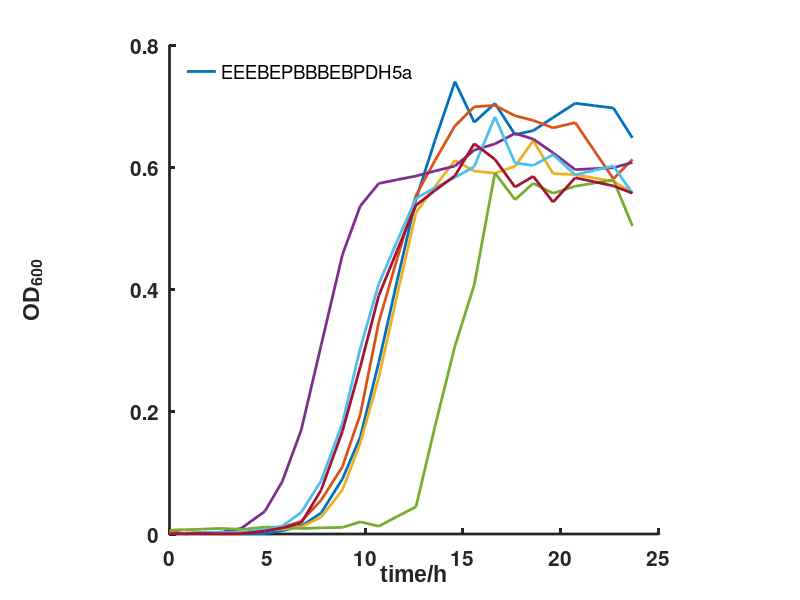

Write the MATLAB code that produced this figure.
clear;clc;
clf;

value=csvread('growth.csv'); % 7 by 26
time=csvread('time.csv')'; % 1 by 26
[n,t]=size(value);

%% plot
% each line for a row number
% position
position_ylabel=[-0.1,0.5,0];
position_xlabel=[0.5,-0.06,0];
% color
color_background=[1,1,1];
color_curve=[1,0,0];
% line
linewidth_plot=2;
linewidth_axis=2;
% text
title="growth curve";
label_x='time/h';
label_y='OD_{600}';
Legend=["EE","EB","EP","BB","BE","BP","DH5a"];
% font
fontweight_label="normal";
fontweight_axis="bold";
fontname="Arial";
fontsize_label=15;
fontsize_axis=15;

figure('NumberTitle','off','Name',title,'color',color_background);
hold on
for i=1:n
    plot(time,value(i,:),'linewidth',linewidth_plot); % ,'color',color_curve
end

legend(Legend,'location','northwest');
legend('boxoff');
x=xlabel(label_x,'fontname',fontname,'fontsize',fontsize_label,'fontweight',fontweight_label);
y=ylabel(label_y,'fontname',fontname,'fontsize',fontsize_label,'fontweight',fontweight_label); 

set(gca,'fontsize',fontsize_axis,'linewidth',linewidth_axis,'fontweight',fontweight_axis);
set(y,'Units','Normalized','Position',position_ylabel);
set(x,'Units','Normalized','Position',position_xlabel);
axis square;
set(gca, 'Color', 'none');
set(gcf,'position',[0 0 1000 1000]);
box off;


